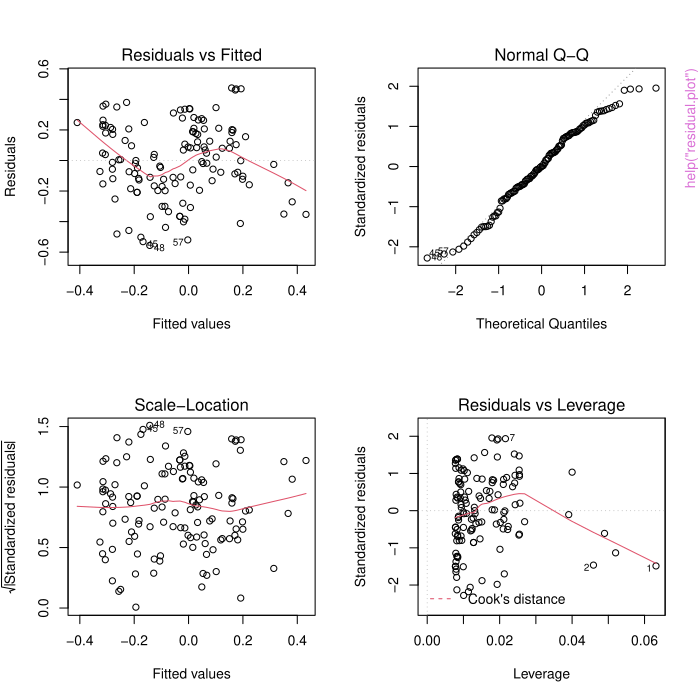

The R source for this figure:
pkgname <- "RiverLoad"
source(file.path(R.home("share"), "R", "examples-header.R"))
options(warn = 1)
library('RiverLoad')

base::assign(".oldSearch", base::search(), pos = 'CheckExEnv')
base::assign(".old_wd", base::getwd(), pos = 'CheckExEnv')
cleanEx()
nameEx("CQregression")
### * CQregression

flush(stderr()); flush(stdout())

### Name: CQregression
### Title: Relationship between concentration and flow
### Aliases: CQregression
### Keywords: regression

### ** Examples

data("flow.data1","conc.data1")
union<-db.union(flow.data1, conc.data1)
reg.relationship<-CQregression(union, 2)



cleanEx()
nameEx("annual.mean")
### * annual.mean

flush(stderr()); flush(stdout())

### Name: annual.mean
### Title: Annual mean of flow records
### Aliases: annual.mean
### Keywords: univar

### ** Examples

data("flow.data1")
annual.mean(flow.data1)
annual.mean(flow.data1, "sd")



cleanEx()
nameEx("beale.period")
### * beale.period

flush(stderr()); flush(stdout())

### Name: beale.period
### Title: Load estimation with Beale ratio estimator based on monthly or
###   annual relationship
### Aliases: beale.period
### Keywords: univ

### ** Examples

data("flow.data1","conc.data1")
union<-db.union(flow.data1, conc.data1)
beale.periodM<-beale.period(union, 2, "month")
beale.periodY<-beale.period(union, 2, "year")



cleanEx()
nameEx("beale.ratio")
### * beale.ratio

flush(stderr()); flush(stdout())

### Name: beale.ratio
### Title: Load estimation with Beale ratio method
### Aliases: beale.ratio
### Keywords: univ

### ** Examples

data("flow.data1", "conc.data1")
union<-db.union(flow.data1, conc.data1)
beale<-beale.ratio(union, 2)
beale.month<-beale.ratio(union, 2, "month")
beale.year<-beale.ratio(union, 2, "year")



cleanEx()
nameEx("conc.data1")
### * conc.data1

flush(stderr()); flush(stdout())

### Name: conc.data1
### Title: Concentration dataset of Kaskaskia River
### Aliases: conc.data1
### Keywords: datasets

### ** Examples

data("conc.data1")
str(conc.data1)
summary(conc.data1)



cleanEx()
nameEx("conc.data2")
### * conc.data2

flush(stderr()); flush(stdout())

### Name: conc.data2
### Title: Concentration dataset of Sandusky River
### Aliases: conc.data2
### Keywords: datasets

### ** Examples

data("conc.data2")
str(conc.data2)
summary(conc.data2)



cleanEx()
nameEx("conc.data3")
### * conc.data3

flush(stderr()); flush(stdout())

### Name: conc.data3
### Title: Dataset with faked concentration records of Adda River
### Aliases: conc.data3
### Keywords: datasets

### ** Examples

data("conc.data3")
str(conc.data3)



cleanEx()
nameEx("daily.mean")
### * daily.mean

flush(stderr()); flush(stdout())

### Name: daily.mean
### Title: Daily mean of flow records
### Aliases: daily.mean
### Keywords: univar

### ** Examples

data("flow.data1")
daily.mean(flow.data1)
daily.mean(flow.data1, "sd")


cleanEx()
nameEx("db.intersect")
### * db.intersect

flush(stderr()); flush(stdout())

### Name: db.intersect
### Title: Intersection of flow and concentration data in a unique data
###   frame
### Aliases: db.intersect
### Keywords: manip datagen

### ** Examples

data("flow.data2","conc.data2")
intersect<-db.intersect(flow.data2, conc.data2)
summary<-db.intersect



cleanEx()
nameEx("db.union")
### * db.union

flush(stderr()); flush(stdout())

### Name: db.union
### Title: Union of flow and concentration data in a unique data frame
### Aliases: db.union
### Keywords: manip datagen

### ** Examples

data("flow.data2", "conc.data2")
intersect<-db.intersect(flow.data2, conc.data2)
summary<-db.intersect



cleanEx()
nameEx("ferguson")
### * ferguson

flush(stderr()); flush(stdout())

### Name: ferguson
### Title: Load estimation with Ferguson rating curve
### Aliases: ferguson
### Keywords: regression

### ** Examples

data("flow.data2", "conc.data2")
union<-db.union(flow.data2, conc.data2)
CQregression(union,1)
ferg<-ferguson(union, 1)
ferg.month<-ferguson(union, 1, "month")
ferg.year<-ferguson(union, 1, "year")



cleanEx()
nameEx("ferguson.period")
### * ferguson.period

flush(stderr()); flush(stdout())

### Name: ferguson.period
### Title: Load estimation with Ferguson method based on monthly or annual
###   relationship
### Aliases: ferguson.period
### Keywords: regression

### ** Examples

data("flow.data2","conc.data2")
union<-db.union(flow.data2, conc.data2)
fer.periodM<-ferguson.period(union, 1, "month")
fer.periodY<-ferguson.period(union, 1, "year")



cleanEx()
nameEx("flow.data1")
### * flow.data1

flush(stderr()); flush(stdout())

### Name: flow.data1
### Title: Dataset of flow record of Kaskskia River
### Aliases: flow.data1
### Keywords: datasets

### ** Examples

data("flow.data1")
summary(flow.data1)



cleanEx()
nameEx("flow.data2")
### * flow.data2

flush(stderr()); flush(stdout())

### Name: flow.data2
### Title: Dataset of flow record of Sandusky River
### Aliases: flow.data2
### Keywords: datasets

### ** Examples

data(flow.data2)
summary(flow.data2)



cleanEx()
nameEx("flow.data3")
### * flow.data3

flush(stderr()); flush(stdout())

### Name: flow.data3
### Title: Flow record dataset of Adda River
### Aliases: flow.data3
### Keywords: datasets

### ** Examples

data("flow.data3")
str(flow.data3)



cleanEx()
nameEx("method1")
### * method1

flush(stderr()); flush(stdout())

### Name: method1
### Title: Load estimation with time-weighted flow and concentration method
### Aliases: method1
### Keywords: univ

### ** Examples

data("flow.data1","conc.data1")
union<-db.union(flow.data1, conc.data1)
met1<-method1(union, 2)
met1.month<-method1(union, 2, "month")
met1.year<-method1(union, 2, "year")



cleanEx()
nameEx("method2")
### * method2

flush(stderr()); flush(stdout())

### Name: method2
### Title: Load estimation with discharge-weighted concentration method
### Aliases: method2
### Keywords: univ

### ** Examples

data("flow.data1", "conc.data1")
union<-db.union(flow.data1, conc.data1)
met2<-method2(union, 2)
met2.month<-method2(union, 2, "month")
met2.year<-method2(union, 2, "year")



cleanEx()
nameEx("method3")
### * method3

flush(stderr()); flush(stdout())

### Name: method3
### Title: Load estimation with mean discharge-weighted concentration
###   method
### Aliases: method3
### Keywords: univ

### ** Examples

data("flow.data1", "conc.data1")
union<-db.union(flow.data1, conc.data1)
met3<-method3(union, 2)
met3.month<-method3(union, 2, "month")
met3.year<-method3(union, 2, "year")



cleanEx()
nameEx("method4")
### * method4

flush(stderr()); flush(stdout())

### Name: method4
### Title: Load estimation with time-weighted concentration method
### Aliases: method4
### Keywords: univ

### ** Examples

data("flow.data1", "conc.data1")
union<-db.union(flow.data1, conc.data1)
met4<-method4(union, 2)
met4.month<-method4(union, 2, "month")
met4.year<-method4(union, 2, "year")



cleanEx()
nameEx("method5")
### * method5

flush(stderr()); flush(stdout())

### Name: method5
### Title: Load estimation with time and discharge weighted method
### Aliases: method5
### Keywords: univ

### ** Examples

data("flow.data1", "conc.data1")
union<-db.union(flow.data1, conc.data1)
met5<-method5(union, 2)
met5.month<-method5(union, 2, "month")
met5.year<-method5(union, 2, "year")



cleanEx()
nameEx("method6")
### * method6

flush(stderr()); flush(stdout())

### Name: method6
### Title: Load estimation based on linear interpolation of concentration
### Aliases: method6
### Keywords: arit

### ** Examples

data("flow.data1", "conc.data1")
union<-db.union(flow.data1, conc.data1)
met6<-method6(union, 2)
met6.month<-method6(union, 2, "month")
met6.year<-method6(union, 2, "year")



cleanEx()
nameEx("monthly.mean")
### * monthly.mean

flush(stderr()); flush(stdout())

### Name: monthly.mean
### Title: Monthly mean of flow records not differentiated by year
### Aliases: monthly.mean
### Keywords: univar

### ** Examples

data("flow.data2")
mon<-monthly.mean(flow.data2)
mon.sd<-monthly.mean(flow.data2, "sd")



cleanEx()
nameEx("monthly.year.mean")
### * monthly.year.mean

flush(stderr()); flush(stdout())

### Name: monthly.year.mean
### Title: Monthly mean of flow records differentiated by year
### Aliases: monthly.year.mean
### Keywords: univar

### ** Examples

data("flow.data1")
mon<-monthly.mean(flow.data1)
mon.sd<-monthly.mean(flow.data1, "sd")



cleanEx()
nameEx("rating")
### * rating

flush(stderr()); flush(stdout())

### Name: rating
### Title: Load estimation with log log rating curve
### Aliases: rating
### Keywords: regression

### ** Examples

data("flow.data1","conc.data1")
union<-db.union(flow.data1, conc.data1)
CQregression(union,1)
reg<-rating(union, 2)
reg.month<-rating(union, 2, "month")
reg.year<-rating(union, 2, "year")



cleanEx()
nameEx("rating.period")
### * rating.period

flush(stderr()); flush(stdout())

### Name: rating.period
### Title: Load estimation with log log rating curve based on monthly or
###   annual relationship
### Aliases: rating.period
### Keywords: regression

### ** Examples

data("flow.data2","conc.data2")
union<-db.union(flow.data2, conc.data1)
reg.periodM<-rating.period(union, 1, "month")
reg.periodY<-rating.period(union, 1, "year")



cleanEx()
nameEx("reg.inspection")
### * reg.inspection

flush(stderr()); flush(stdout())

### Name: reg.inspection
### Title: Parameters of regression analysis between flow and concentration
### Aliases: reg.inspection
### Keywords: regression

### ** Examples

data("flow.data3", "conc.data3")
union<-db.union(flow.data3, conc.data3)
reg.parametrs<-reg.inspection(union, 1)



cleanEx()
nameEx("residual.plot")
### * residual.plot

flush(stderr()); flush(stdout())

### Name: residual.plot
### Title: Residual plots of one selected component
### Aliases: residual.plot
### Keywords: regression dplot

### ** Examples

data("flow.data1","conc.data1")
union<-db.union(flow.data1, conc.data1)
residual.plot(union, 1)



cleanEx()
nameEx("rsquared.period")
### * rsquared.period

flush(stderr()); flush(stdout())

### Name: rsquared.period
### Title: Coefficient of determination for period based regression
###   analyses
### Aliases: rsquared.period
### Keywords: regression

### ** Examples

data("flow.data3","conc.data3")
union<-db.union(flow.data3, conc.data3)
rsquared.period(union,1, "month")
rsquared.period(union,1, "year")



### * <FOOTER>
###
cleanEx()
options(digits = 7L)
base::cat("Time elapsed: ", proc.time() - base::get("ptime", pos = 'CheckExEnv'),"\n")
grDevices::dev.off()
###
### Local variables: ***
### mode: outline-minor ***
### outline-regexp: "\\(> \\)?### [*]+" ***
### End: ***
quit('no')
